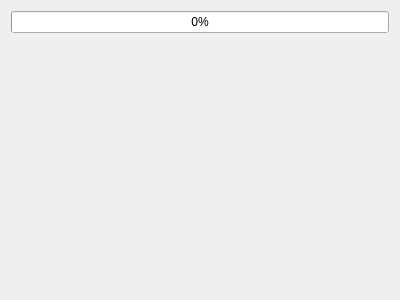
<?xml version="1.0" encoding="UTF-8"?>
<ui version="4.0">
 <class>setupDialog</class>
 <widget class="QDialog" name="setupDialog">
  <property name="geometry">
   <rect>
    <x>0</x>
    <y>0</y>
    <width>400</width>
    <height>300</height>
   </rect>
  </property>
  <property name="windowTitle">
   <string>Dialog</string>
  </property>
  <layout class="QVBoxLayout" name="mainLayout">
   <item>
    <widget class="QProgressBar" name="loadingBar">
     <property name="value">
      <number>0</number>
     </property>
    </widget>
   </item>
   <item>
    <layout class="QHBoxLayout" name="setupLayout">
     <item>
      <widget class="QLabel" name="loadingLabel">
       <property name="sizePolicy">
        <sizepolicy hsizetype="Expanding" vsizetype="Preferred">
         <horstretch>0</horstretch>
         <verstretch>0</verstretch>
        </sizepolicy>
       </property>
       <property name="text">
        <string/>
       </property>
      </widget>
     </item>
     <item>
      <widget class="QLabel" name="statusLabel">
       <property name="sizePolicy">
        <sizepolicy hsizetype="Preferred" vsizetype="Preferred">
         <horstretch>0</horstretch>
         <verstretch>0</verstretch>
        </sizepolicy>
       </property>
       <property name="text">
        <string/>
       </property>
      </widget>
     </item>
    </layout>
   </item>
  </layout>
 </widget>
 <resources/>
 <connections/>
</ui>
